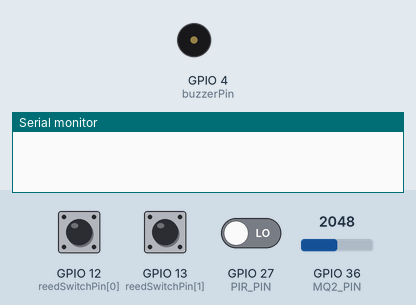
This sketch was run on a simulated ESP32. Parts: buzzer (waves = sounding, pin HIGH), the last lines printed to the serial monitor. The test bench sets the inputs (shaded band); at power-on: GPIO 36 (MQ2_PIN) = 2048, GPIO 27 (PIR_PIN) LOW, GPIO 12 (reedSwitchPin[0]) HIGH, GPIO 13 (reedSwitchPin[1]) HIGH. WiFi joins after 1.5 s; servers stay silent unless stated; uploads are accepted with an empty reply.

Above: at 0.1 s.
At 3.2 s:
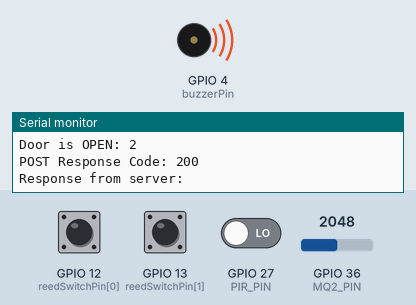
3.3 s: GPIO 36 (MQ2_PIN) set to 2640
4.8 s: GPIO 27 (PIR_PIN) driven HIGH
Timing chart, 0 to 7.8 s (numbered marks = the images above; inputs shaded):
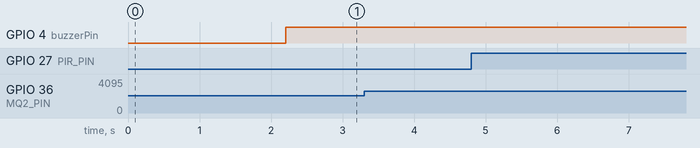

The sketch:

iot.ino
```cpp
#include <WiFi.h>
#include <HTTPClient.h>

const char* ssid = "Kopila@Wifi";
const char* password = "kopila2050@";
const char* serverUrl = "http://192.168.16.105:8000/alert/";


const int reedSwitchPin[] = {12, 13}; // GPIO12 and GPIO13 for reed switches
const int buzzerPin = 4;              // GPIO4 for buzzer (shared buzzer for all alerts)
const int MQ2_PIN = 36;               // Analog pin for MQ-2 sensor
const int RISK_THRESHOLD = 2600;
const int PIR_PIN = 27;               // GPIO27 for PIR sensor

bool reedSwitchState[] = {false, false}; // Track reed switch states
bool pirState = false;                   // Track PIR state
bool gasAlertSent = false;               // Track gas alert state
bool motionAlertSent = false;            // Track motion alert state

void setup() {
  for (int i = 0; i < 2; i++) {
    pinMode(reedSwitchPin[i], INPUT_PULLUP); // using the internal pull-up resistor
  }
  pinMode(MQ2_PIN, INPUT);              // Configure MQ-2 sensor analog pin
  pinMode(PIR_PIN, INPUT);              // Configure PIR sensor as input
  pinMode(buzzerPin, OUTPUT);           // Buzzer pin as output
  digitalWrite(buzzerPin, LOW);         // Ensure buzzer is off initially

  Serial.begin(115200);
  WiFi.begin(ssid, password);

  while (WiFi.status() != WL_CONNECTED) {
    delay(1000);
    Serial.println("Connecting to WiFi...");
  }
  Serial.println("Connected to WiFi");
  Serial.println(WiFi.localIP());
  Serial.println("System initialized!");
}

void loop() {
  // Check reed switches
  for (int i = 0; i < 2; i++) {
    int switchState = digitalRead(reedSwitchPin[i]); // Read reed switch state
    if (switchState == HIGH && !reedSwitchState[i]) {
      // Reed switch triggered for the first time
      reedSwitchState[i] = true;
      Serial.print("Door is OPEN: ");
      Serial.println(i + 1);
      // Send data to backend
      postRequestToBackend("door_open", "1");
    }
    if (switchState == HIGH) {
      digitalWrite(buzzerPin, HIGH); // Keep buzzer on while door is open
    } else {
      reedSwitchState[i] = false; // Reset state when door is closed
    }
  }

  // Check gas sensor
  int gasLevel = analogRead(MQ2_PIN); // Read the analog gas level
  if (gasLevel > RISK_THRESHOLD && !gasAlertSent) {
    // Gas detected for the first time
    gasAlertSent = true;
    Serial.println("WARNING! High gas level detected. Risk signal triggered!");
    // Send data to backend
    postRequestToBackend("gas_detected", String(gasLevel));
  }
  if (gasLevel > RISK_THRESHOLD) {
    digitalWrite(buzzerPin, HIGH); // Keep buzzer on while gas level is high
  } else {
    gasAlertSent = false; // Reset state when gas level is safe
  }

  // Check PIR sensor
  int motionState = digitalRead(PIR_PIN); // Read the state of the PIR sensor
  if (motionState == HIGH && !motionAlertSent) {
    // Motion detected for the first time
    motionAlertSent = true;
    Serial.println("Motion detected inside the area!");
    // Send data to backend
    postRequestToBackend("motion_detected", "true");
  }
  if (motionState == HIGH) {
    digitalWrite(buzzerPin, HIGH); // Keep buzzer on while motion is detected
  } else {
    motionAlertSent = false; // Reset state when no motion is detected
  }


  if (gasLevel <= RISK_THRESHOLD && digitalRead(PIR_PIN) == LOW && digitalRead(reedSwitchPin[0]) == LOW && digitalRead(reedSwitchPin[1]) == LOW) {
    digitalWrite(buzzerPin, LOW);
  }

  // Serial.println(gasLevel);
  delay(100);
}

void postRequestToBackend(String alertType, String alertData) {
  HTTPClient http;
  String url = serverUrl; // Construct URL based on alert type

  http.begin(url);                    // Begin HTTP request to the server
  http.addHeader("Content-Type", "application/json"); // Set Content-Type header for JSON

  String jsonData = "{";

    // Check alert type and add corresponding data
  if (alertType == "door_open") {
    jsonData += "\"door_open\":" + alertData;
  }
  if (alertType == "motion_detected") {
    if (jsonData.length() > 1) jsonData += ",";
    jsonData += "\"motion_detected\":" + alertData;
  }
  if (alertType == "gas_detected") {
    if (jsonData.length() > 1) jsonData += ",";
    jsonData += "\"gas_detected\":" + alertData;
  }

  jsonData += "}";

  // Send POST request
  int httpCode = http.POST(jsonData);

  // Handle response
  if (httpCode > 0) {
    String payload = http.getString();
    Serial.print("POST Response Code: ");
    Serial.println(httpCode);
    Serial.print("Response from server: ");
    Serial.println(payload);
  } else {
    Serial.print("Error in sending POST request: ");
    Serial.println(httpCode);
  }

  http.end();  // Close HTTP connection
}
```
